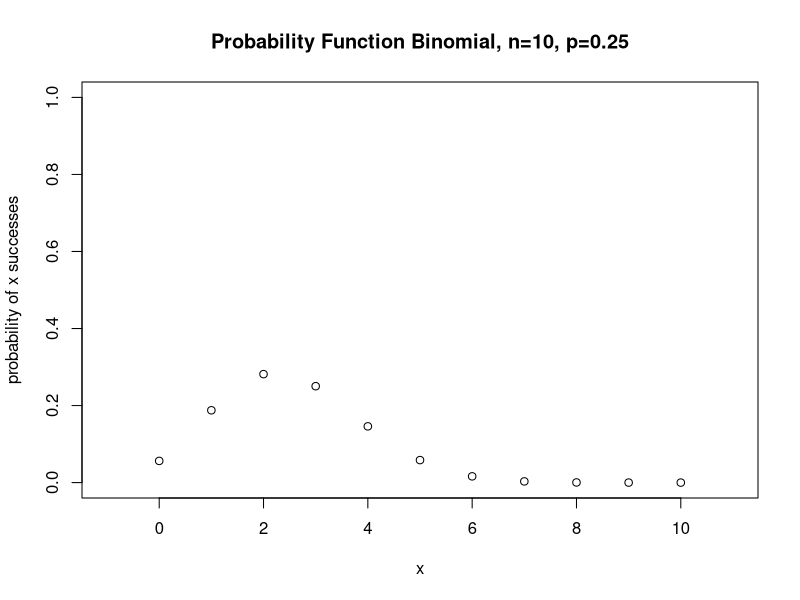
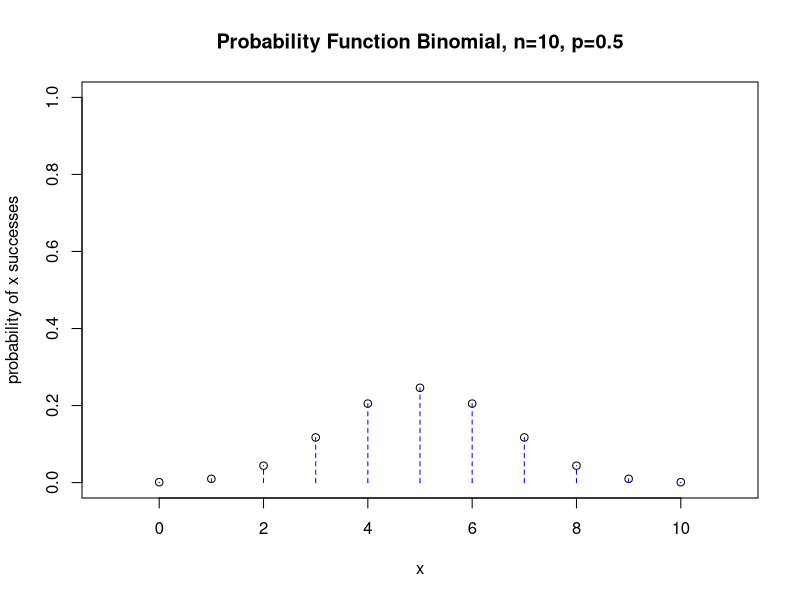
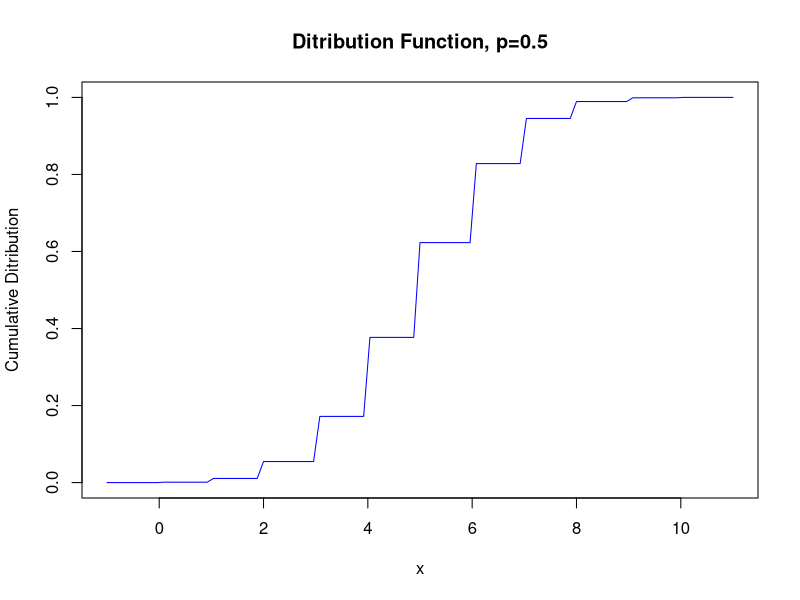
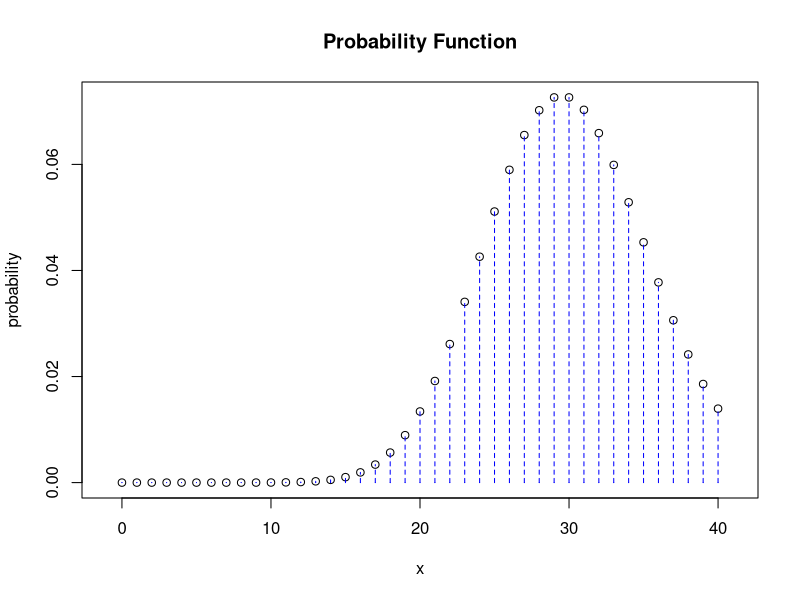
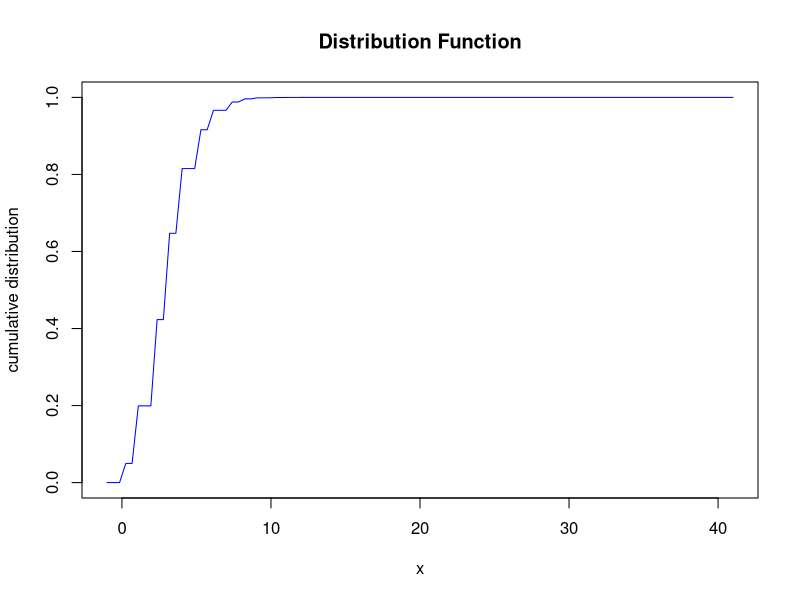

These charts were generated, in order, by the following R code:
setwd('C:/Users/mariana/Documents/github-mariana/ECID1/stats-ds/week14')

# binomial sample
rbinom(n=50, size=10, prob=0.25)
rbinom(n=50, size=10, prob=0.85)
# binom pdf plot
plot(x=c(0:10), y=dbinom(c(0:10), size=10, prob=0.25), ylim=c(0,1), xlim=c(-1,11), xlab="x", ylab="probability of x successes",main="Probability Function Binomial, n=10, p=0.25")

# binom pdf plot with lines
aux = rep(0,22) # repeat
aux[seq(2,22,2)] = dbinom(c(0:10), size=10, prob=0.5)
plot(x=c(0:10), y=dbinom(c(0:10), size=10, prob=0.5),
     ylim=c(0,1), xlim=c(-1,11), xlab="x", ylab="probability of x successes",
     main="Probability Function Binomial, n=10, p=0.5")
lines(x=rep(0:10, each=2), y=aux, type="h", lty=2, col="blue")

# binom cumulative distribution plot
x = c(0,10)
curve(pbinom(x, size=10, prob=0.5), xlim=c(-1,11), col="blue", ylab="Cumulative Ditribution", main="Ditribution Function, p=0.5")

# poisson random sample
rpois(n=100, lambda=3)

# poisson probability function plot
lambda = 30
n = 40

aux = rep(0, (n+1)*2)
aux[seq(2,(n+1)*2,2)] = dpois(c(0:n), lambda = lambda)

ymax = max(dpois(0:n, lambda=lambda))

plot(x=c(0:n), y=dpois(c(0:n), lambda = lambda), ylim=c(0,ymax), xlim=c(-1,n+1), xlab="x", ylab="probability", main="Probability Function")
lines(x=rep(0:n, each=2), y=aux, pch=21, type="h", lty=2, col="blue")

# poisson distribution function
x = 3
lambda = 3
curve(ppois(x, lambda=lambda), xlim=c(-1,n+1), col="blue", ylab="cumulative distribution", main="Distribution Function")